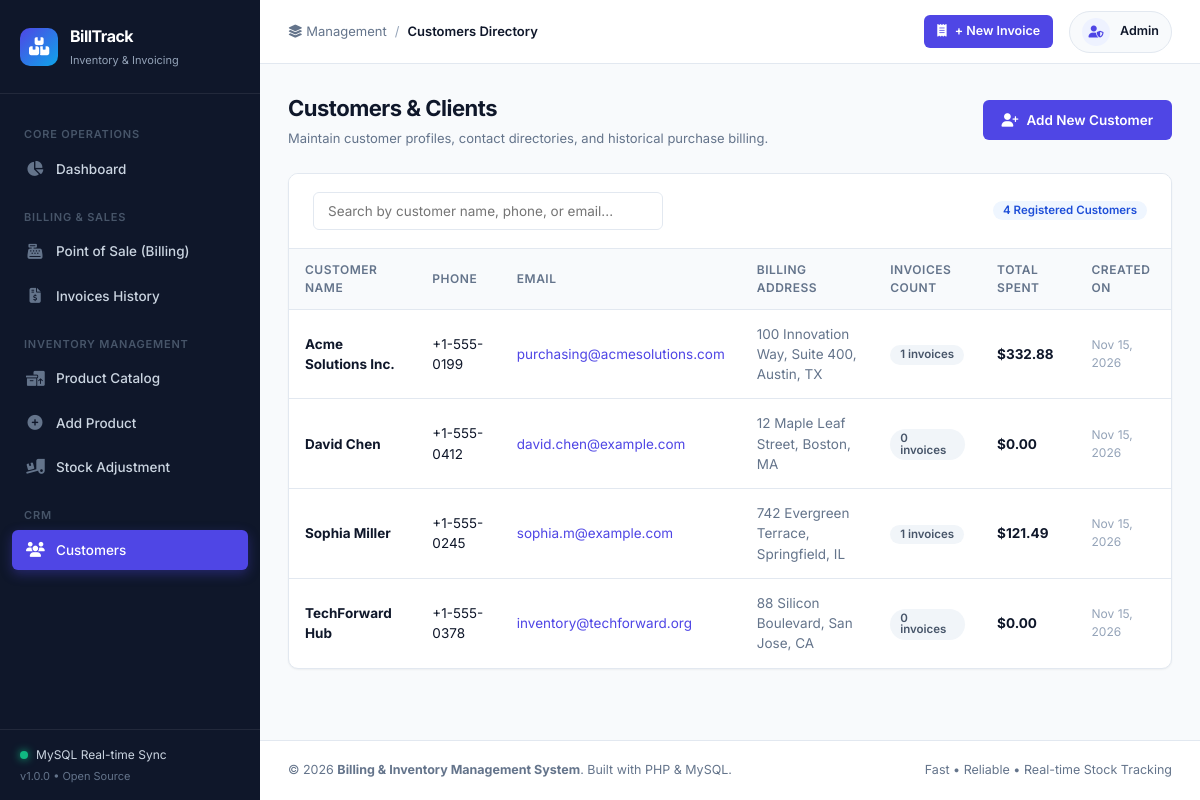
The page /customers.php on the database its author committed.
### tables this page shows
CREATE TABLE `customers` (
    `id` INT AUTO_INCREMENT PRIMARY KEY,
    `name` VARCHAR(150) NOT NULL,
    `email` VARCHAR(150) NULL,
    `phone` VARCHAR(30) NULL,
    `address` TEXT NULL,
    `created_at` TIMESTAMP DEFAULT CURRENT_TIMESTAMP
);

### includes/functions.php (called while the page is built, shortened)
<?php
function e($string) {
    return htmlspecialchars((string)$string, ENT_QUOTES, 'UTF-8');
}
function format_currency($amount, $currency = '$') {
    return $currency . number_format((float)$amount, 2);
}
function format_date($dateString) {
    $timestamp = strtotime($dateString);
    return date('M d, Y', $timestamp);
}

### customers.php (the view, shortened to what this page needs)
<?php
require_once __DIR__ . '/includes/header.php';
$customers = $pdo->query("
    SELECT c.*,
           COUNT(i.id) AS total_invoices,
           COALESCE(SUM(i.grand_total), 0) AS total_spent
    FROM customers c
    LEFT JOIN invoices i ON c.id = i.customer_id
    GROUP BY c.id
    ORDER BY c.name ASC
")->fetchAll();
?>
<div class="page-header">
    <div class="page-title">
        <h1>Customers & Clients</h1>
        <p>Maintain customer profiles, contact directories, and historical purchase billing.</p>
    </div>
    <div class="page-actions">
        <a href="customer_add.php" class="btn btn-primary">
            <i class="fa-solid fa-user-plus"></i> Add New Customer
        </a>
    </div>
</div>
<div class="card">
    <div class="card-header">
        <input type="text" id="tableSearchInput" class="form-control" placeholder="Search by customer name, phone, or email..." style="max-width: 350px;">
        <span class="badge badge-info"><?= count($customers) ?> Registered Customers</span>
    </div>
    <div class="table-responsive">
        <table class="data-table">
            <thead>
                <tr>
                    <th>Customer Name</th>
                    <th>Phone</th>
                    <th>Email</th>
                    <th>Billing Address</th>
                    <th>Invoices Count</th>
                    <th>Total Spent</th>
                    <th>Created On</th>
                </tr>
            </thead>
            <tbody>
                <?php if (empty($customers)): ?>
                    <tr>
                        <td colspan="7" style="text-align: center; color: var(--text-muted); padding: 32px;">
                            No customers registered yet.
                        </td>
                    </tr>
                <?php else: ?>
                    <?php foreach ($customers as $c): ?>
                        <tr>
                            <td>
                                <strong><?= e($c['name']) ?></strong>
                            </td>
                            <td><?= e($c['phone'] ?: '-') ?></td>
                            <td>
                                <?php if ($c['email']): ?>
                                    <a href="mailto:<?= e($c['email']) ?>" style="color: var(--primary); text-decoration: none;">
                                        <?= e($c['email']) ?>
                                    </a>
                                <?php else: ?>
                                    -
                                <?php endif; ?>
                            </td>
                            <td style="color: var(--text-secondary); max-width: 250px;"><?= e($c['address'] ?: '-') ?></td>
                            <td>
                                <span class="badge badge-gray"><?= (int)$c['total_invoices'] ?> invoices</span>
                            </td>
                            <td>
                                <strong><?= format_currency($c['total_spent']) ?></strong>
                            </td>
                            <td style="font-size: 12px; color: var(--text-muted);">
                                <?= format_date($c['created_at']) ?>
                            </td>
                        </tr>
                    <?php endforeach; ?>
                <?php endif; ?>
            </tbody>
        </table>
    </div>
</div>
<?php require_once __DIR__ . '/includes/footer.php'; ?>

### assets/css/style.css (style rules this page uses)
:root { --primary: #4f46e5; --primary-hover: #4338ca; --primary-light: #eef2ff; --secondary: #0ea5e9; --success: #10b981; --success-light: #ecfdf5; --warning: #f59e0b; --warning-light: #fffbeb; --danger: #ef4444; --danger-light: #fef2f2; --info: #3b82f6; --info-light: #eff6ff; --bg-main: #f8fafc; --bg-card: #ffffff; --border-color: #e2e8f0; --text-primary: #0f172a; --text-secondary: #64748b; --text-muted: #94a3b8; --sidebar-bg: #0f172a; --sidebar-text: #94a3b8; --sidebar-hover: #1e293b; --sidebar-active: #4f46e5; --sidebar-width: 260px; --radius-sm: 6px; --radius-md: 10px; --radius-lg: 14px; --shadow-sm: 0 1px 2px 0 rgba(0, 0, 0, 0.05); --shadow-md: 0 4px 6px -1px rgba(0, 0, 0, 0.1), 0 2px 4px -1px rgba(0, 0, 0, 0.06); --shadow-lg: 0 10px 15px -3px rgba(0, 0, 0, 0.1), 0 4px 6px -2px rgba(0, 0, 0, 0.05); --transition: all 0.2s cubic-bezier(0.4, 0, 0.2, 1); }
* { box-sizing: border-box; margin: 0; padding: 0; }
body { font-family: 'Inter', -apple-system, BlinkMacSystemFont, "Segoe UI", Roboto, sans-serif; background-color: var(--bg-main); color: var(--text-primary); line-height: 1.5; font-size: 14px; -webkit-font-smoothing: antialiased; }
.page-header { display: flex; align-items: center; justify-content: space-between; margin-bottom: 24px; flex-wrap: wrap; gap: 16px; }
.page-title h1 { font-size: 22px; font-weight: 700; color: var(--text-primary); letter-spacing: -0.5px; }
.page-title p { color: var(--text-secondary); font-size: 13px; margin-top: 4px; }
.page-actions { display: flex; gap: 12px; }
.btn { display: inline-flex; align-items: center; justify-content: center; gap: 8px; padding: 9px 18px; border-radius: var(--radius-sm); font-size: 13.5px; font-weight: 600; text-decoration: none; border: 1px solid transparent; cursor: pointer; transition: var(--transition); }
.btn-primary { background-color: var(--primary); color: #fff; }
.card { background: var(--bg-card); border: 1px solid var(--border-color); border-radius: var(--radius-md); box-shadow: var(--shadow-sm); margin-bottom: 28px; overflow: hidden; }
.card-header { padding: 18px 24px; border-bottom: 1px solid var(--border-color); display: flex; align-items: center; justify-content: space-between; background-color: #ffffff; }
.table-responsive { overflow-x: auto; width: 100%; }
.data-table { width: 100%; border-collapse: collapse; text-align: left; }
.data-table th { background-color: #f8fafc; color: var(--text-secondary); font-size: 12px; font-weight: 600; text-transform: uppercase; letter-spacing: 0.5px; padding: 12px 16px; border-bottom: 1px solid var(--border-color); }
.data-table td { padding: 14px 16px; border-bottom: 1px solid var(--border-color); color: var(--text-primary); font-size: 13.5px; vertical-align: middle; }
.data-table tbody tr:last-child td { border-bottom: none; }
.badge { display: inline-flex; align-items: center; gap: 5px; padding: 4px 10px; border-radius: 20px; font-size: 11.5px; font-weight: 600; line-height: 1; }
.badge-info { background: var(--info-light); color: #1d4ed8; }
.badge-gray { background: #f1f5f9; color: #475569; }
.form-control { width: 100%; padding: 10px 14px; border: 1px solid var(--border-color); border-radius: var(--radius-sm); font-family: inherit; font-size: 13.5px; color: var(--text-primary); background-color: #ffffff; transition: var(--transition); }

### rows shown on the page
customers: name "Acme Solutions Inc.", phone "+1-555-0199", email "purchasing@acmesolutions.com", address "100 Innovation Way, Suite 400, Austin, TX", total_invoices "1", total_spent "$332.88", created_at "Nov 15, 2026"
customers: name "David Chen", phone "+1-555-0412", email "david.chen@example.com", address "12 Maple Leaf Street, Boston, MA", total_invoices "0", total_spent "$0.00", created_at "Nov 15, 2026"
customers: name "Sophia Miller", phone "+1-555-0245", email "sophia.m@example.com", address "742 Evergreen Terrace, Springfield, IL", total_invoices "1", total_spent "$121.49", created_at "Nov 15, 2026"
customers: name "TechForward Hub", phone "+1-555-0378", email "inventory@techforward.org", address "88 Silicon Boulevard, San Jose, CA", total_invoices "0", total_spent "$0.00", created_at "Nov 15, 2026"

### other values the page prints
$page_title "Customers Directory"
count($customers) "4"
